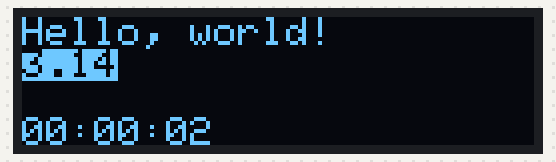
The sketch below on a simulated Arduino Nano, built with avr-gcc and run on an emulated ATmega328P. Shown: 128×32 one-colour display. The display library's start-up logo is not drawn.

Above: at 2.1 s.
At 6.2 s:
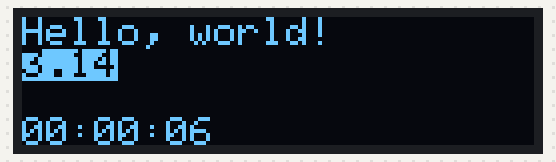
At 10.4 s:
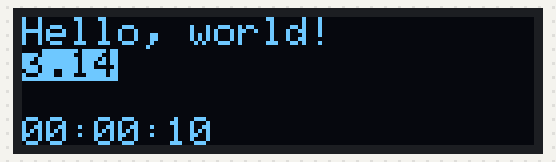
At 19.6 s:
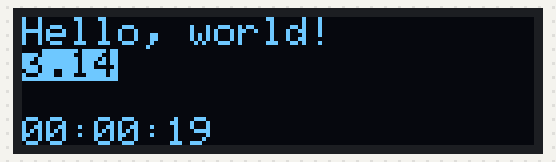
At 28.9 s:
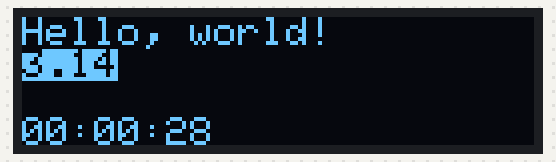
At 38.2 s:
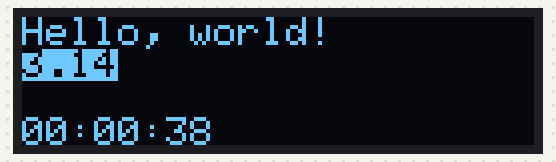

Measured:
- what the display in image 0 shows lasts 1.0 s, from 2.1 s to 3.1 s

The sketch:

OLED_HolaMundo.ino
```cpp
// OLED LCD LED DISPLAY I2C
// Aunque pone que es de 128x64 parece que es 128x32
// Es de comunicacion I2C
// Pins en Arduino Nano
// SDA: A4 (SDA)  En un shield, si tiene comunicacion I2C se puede conectar a esos pins
// SCL: A5 (SCL)

#include <Adafruit_GFX.h>
#include <Adafruit_SSD1306.h>

#define OLED_RESET 4
Adafruit_SSD1306 display(OLED_RESET);

char buffer[10];

void setup() {
  // put your setup code here, to run once:
  Serial.begin(9600);

  // Hay que conocer la direccion I2C del dispositivo, para ello ejecutar antes el
  // script IC2_Scanner. En este caso nos ha dado la direccion 0x3C, hay que poner
  // esta direccion en la funcion display.begin()

  // by default, we'll generate the high voltage from the 3.3v line internally! (neat!)
  display.begin(SSD1306_SWITCHCAPVCC, 0x3C);  // initialize with the I2C addr 0x3C (for the 128x32)
  // init done

  // Show image buffer on the display hardware.
  // Since the buffer is intialized with an Adafruit splashscreen
  // internally, this will display the splashscreen.
  display.display();
  delay(2000);

  // Clear the buffer.
  display.clearDisplay();

  // text display tests
  display.setTextSize(1);
  display.setTextColor(WHITE);
  display.setCursor(0,0);
  display.println("Hello, world!");
  display.setTextColor(BLACK, WHITE); // 'inverted' text
  display.println(3.141592);
  display.setTextSize(1);
  display.setTextColor(WHITE);
  //   display.print("0x"); display.println(0xDEADBEEF, HEX);
  //   display.display();
  //   delay(6000);


  // Apagado
  //display.clearDisplay();
  //display.display();
}

void loop() {
  // put your main code here, to run repeatedly:

  display.setTextSize(1);
  display.setTextColor(WHITE);
  display.setCursor(0,0);
  display.println("Hello, world!");
  display.setTextColor(BLACK, WHITE); // 'inverted' text
  display.println(3.141592);
  display.setTextSize(1);
  display.setTextColor(WHITE);


  long t= millis()/1000 ;
  int horas = t/3600 ;
  int minutos = (t % 3600) / 60;
  int segs = (t - horas*3600 - minutos * 60) % 60 ;

  int n = sprintf(buffer, "%02d:%02d:%02d", horas, minutos, segs);


  display.setCursor(0,25);

  display.println(buffer);
  display.display();
  delay(1000);
  display.clearDisplay();
  display.display();


}
```
